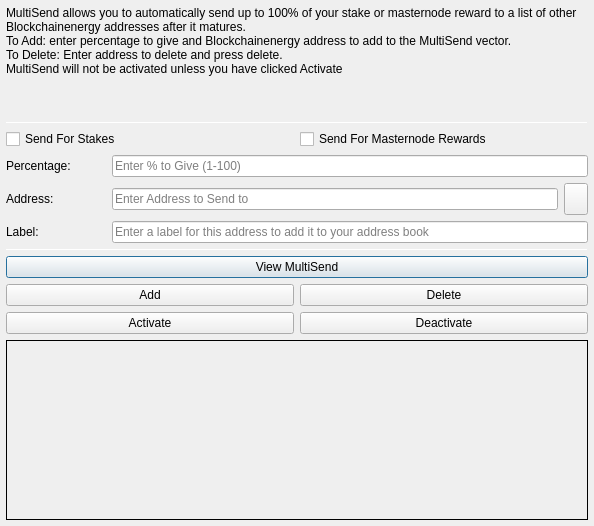
<?xml version="1.0" encoding="UTF-8"?>
<ui version="4.0">
 <class>MultiSendDialog</class>
 <widget class="QDialog" name="MultiSendDialog">
  <property name="windowModality">
   <enum>Qt::NonModal</enum>
  </property>
  <property name="geometry">
   <rect>
    <x>0</x>
    <y>0</y>
    <width>594</width>
    <height>526</height>
   </rect>
  </property>
  <property name="windowTitle">
   <string>MultiSend</string>
  </property>
  <layout class="QVBoxLayout" name="verticalLayout" stretch="0">
   <property name="margin">
    <number>6</number>
   </property>
   <item>
    <layout class="QVBoxLayout" name="verticalLayout_Main" stretch="1,1,1,0,1,1,1">
     <item>
      <widget class="QLabel" name="label_2">
       <property name="lineWidth">
        <number>1</number>
       </property>
       <property name="text">
        <string>MultiSend allows you to automatically send up to 100% of your stake or masternode reward to a list of other Blockchainenergy addresses after it matures.
To Add: enter percentage to give and Blockchainenergy address to add to the MultiSend vector.
To Delete: Enter address to delete and press delete.
MultiSend will not be activated unless you have clicked Activate</string>
       </property>
       <property name="alignment">
        <set>Qt::AlignLeading|Qt::AlignLeft|Qt::AlignTop</set>
       </property>
       <property name="wordWrap">
        <bool>true</bool>
       </property>
      </widget>
     </item>
     <item>
      <widget class="Line" name="line">
       <property name="minimumSize">
        <size>
         <width>0</width>
         <height>1</height>
        </size>
       </property>
       <property name="maximumSize">
        <size>
         <width>16777215</width>
         <height>1</height>
        </size>
       </property>
       <property name="orientation">
        <enum>Qt::Horizontal</enum>
       </property>
      </widget>
     </item>
     <item>
      <layout class="QVBoxLayout" name="verticalLayout_Settings">
       <item>
        <layout class="QHBoxLayout" name="horizontalLayout">
         <item>
          <widget class="QCheckBox" name="multiSendStakeCheckBox">
           <property name="text">
            <string>Send For Stakes</string>
           </property>
          </widget>
         </item>
         <item>
          <widget class="QCheckBox" name="multiSendMasternodeCheckBox">
           <property name="text">
            <string>Send For Masternode Rewards</string>
           </property>
          </widget>
         </item>
        </layout>
       </item>
       <item>
        <layout class="QHBoxLayout" name="horizontalLayout_6">
         <item>
          <widget class="QLabel" name="label">
           <property name="minimumSize">
            <size>
             <width>100</width>
             <height>0</height>
            </size>
           </property>
           <property name="toolTip">
            <string>Percentage of stake to send</string>
           </property>
           <property name="text">
            <string>Percentage:</string>
           </property>
          </widget>
         </item>
         <item>
          <widget class="QLineEdit" name="multiSendPercentEdit">
           <property name="toolTip">
            <string>Enter whole numbers 1 - 100</string>
           </property>
           <property name="placeholderText">
            <string>Enter % to Give (1-100)</string>
           </property>
          </widget>
         </item>
        </layout>
       </item>
       <item>
        <layout class="QHBoxLayout" name="horizontalLayout_7">
         <item>
          <widget class="QLabel" name="label_5">
           <property name="minimumSize">
            <size>
             <width>100</width>
             <height>0</height>
            </size>
           </property>
           <property name="toolTip">
            <string>Address to send portion of stake to</string>
           </property>
           <property name="text">
            <string>Address:</string>
           </property>
          </widget>
         </item>
         <item>
          <widget class="QLineEdit" name="multiSendAddressEdit">
           <property name="toolTip">
            <string/>
           </property>
           <property name="placeholderText">
            <string>Enter Address to Send to</string>
           </property>
          </widget>
         </item>
         <item>
          <widget class="QToolButton" name="addressBookButton">
           <property name="maximumSize">
            <size>
             <width>16777215</width>
             <height>32</height>
            </size>
           </property>
           <property name="toolTip">
            <string>Choose an address from the address book</string>
           </property>
           <property name="text">
            <string/>
           </property>
           <property name="icon">
            <iconset resource="../blockchainenergy.qrc">
             <normaloff>:/icons/address-book</normaloff>:/icons/address-book</iconset>
           </property>
           <property name="shortcut">
            <string>Alt+A</string>
           </property>
          </widget>
         </item>
        </layout>
       </item>
      </layout>
     </item>
     <item>
      <layout class="QHBoxLayout" name="horizontalLayout_3">
       <item>
        <widget class="QLabel" name="label_3">
         <property name="minimumSize">
          <size>
           <width>100</width>
           <height>0</height>
          </size>
         </property>
         <property name="text">
          <string>Label:</string>
         </property>
        </widget>
       </item>
       <item>
        <widget class="QLineEdit" name="labelAddressLabelEdit">
         <property name="placeholderText">
          <string>Enter a label for this address to add it to your address book</string>
         </property>
        </widget>
       </item>
      </layout>
     </item>
     <item>
      <widget class="Line" name="line_2">
       <property name="minimumSize">
        <size>
         <width>0</width>
         <height>1</height>
        </size>
       </property>
       <property name="maximumSize">
        <size>
         <width>16777215</width>
         <height>1</height>
        </size>
       </property>
       <property name="orientation">
        <enum>Qt::Horizontal</enum>
       </property>
      </widget>
     </item>
     <item>
      <layout class="QVBoxLayout" name="verticalLayout_Buttons">
       <item>
        <layout class="QHBoxLayout" name="horizontalLayout_4">
         <item>
          <widget class="QPushButton" name="viewButton">
           <property name="toolTip">
            <string/>
           </property>
           <property name="statusTip">
            <string>View MultiSend Vector</string>
           </property>
           <property name="text">
            <string>View MultiSend</string>
           </property>
          </widget>
         </item>
        </layout>
       </item>
       <item>
        <layout class="QHBoxLayout" name="horizontalLayout_2">
         <item>
          <widget class="QPushButton" name="addButton">
           <property name="toolTip">
            <string/>
           </property>
           <property name="statusTip">
            <string>Add to MultiSend Vector</string>
           </property>
           <property name="text">
            <string>Add</string>
           </property>
          </widget>
         </item>
         <item>
          <widget class="QPushButton" name="deleteButton">
           <property name="toolTip">
            <string/>
           </property>
           <property name="statusTip">
            <string>Delete Address From MultiSend Vector</string>
           </property>
           <property name="text">
            <string>Delete</string>
           </property>
          </widget>
         </item>
        </layout>
       </item>
       <item>
        <layout class="QHBoxLayout" name="horizontalLayout_5">
         <item>
          <widget class="QPushButton" name="activateButton">
           <property name="statusTip">
            <string>Activate MultiSend</string>
           </property>
           <property name="text">
            <string>Activate</string>
           </property>
          </widget>
         </item>
         <item>
          <widget class="QPushButton" name="disableButton">
           <property name="statusTip">
            <string>Deactivate MultiSend</string>
           </property>
           <property name="text">
            <string>Deactivate</string>
           </property>
          </widget>
         </item>
        </layout>
       </item>
      </layout>
     </item>
     <item>
      <widget class="QLabel" name="message">
       <property name="minimumSize">
        <size>
         <width>0</width>
         <height>180</height>
        </size>
       </property>
       <property name="frameShape">
        <enum>QFrame::Panel</enum>
       </property>
       <property name="frameShadow">
        <enum>QFrame::Plain</enum>
       </property>
       <property name="lineWidth">
        <number>1</number>
       </property>
       <property name="midLineWidth">
        <number>1</number>
       </property>
       <property name="text">
        <string/>
       </property>
       <property name="alignment">
        <set>Qt::AlignLeading|Qt::AlignLeft|Qt::AlignTop</set>
       </property>
       <property name="wordWrap">
        <bool>true</bool>
       </property>
      </widget>
     </item>
    </layout>
   </item>
  </layout>
 </widget>
 <resources>
  <include location="../blockchainenergy.qrc"/>
 </resources>
 <connections/>
</ui>
